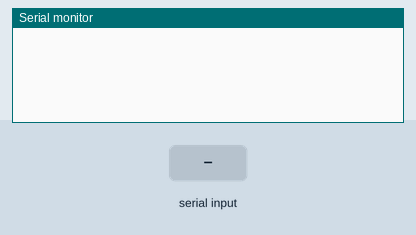
This sketch was run on a simulated Arduino Uno, built with avr-gcc and run on an emulated ATmega328P. On the bench: the last lines printed to the serial monitor. The inputs (shaded band) are chosen by the test bench.

Above: at 1.2 s.
1.3 s: "e" received over Serial
At 2.5 s:
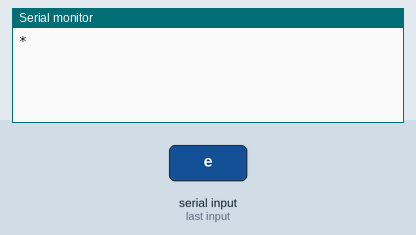
2.8 s: "1" received over Serial
At 3.7 s:
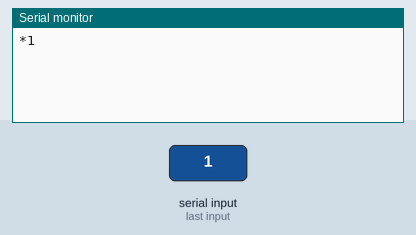

Measured:
- after the input at 1.3 s, the serial monitor: prints a new line at once (image 1)
- after the input at 2.8 s, the serial monitor: prints a new line at once (image 2)

The sketch:

Echo.ino
```cpp
int input = 0;

void setup() {
  Serial.begin(9600);
}

void loop() {
  if (Serial.available() > 0) {
    input = Serial.read();

    if (input == 'e'){
      Serial.write('*');
    } else {
      Serial.write(input);
    }
  }
}
```
